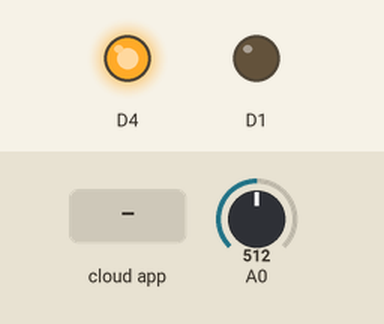
The sketch below on a simulated ESP8266 (NodeMCU). Shown: output pins drawn as LEDs (lit = HIGH, except the on-board LED, lit = LOW). The inputs (shaded band) are chosen by the test bench; at power-on: A0 = 512. WiFi joins after 1.5 s; servers stay silent unless stated; the Firebase database answers and starts empty; what the sketch prints to the serial monitor is not drawn.

Above: at 2.7 s.
2.8 s: the phone or cloud app sets bubbler to 1
At 4.1 s:
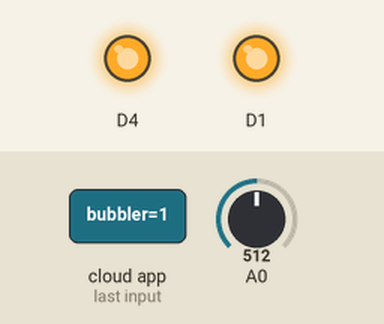
5.1 s: the phone or cloud app sets bubbler to 0
At 7.7 s:
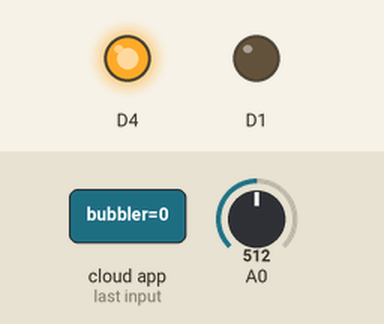
Timing chart, 0 to 9.2 s (numbered marks = the images above; inputs shaded):
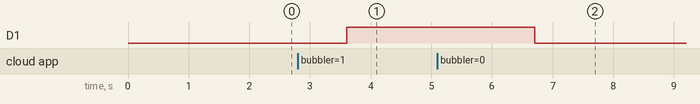

Measured:
- after the input at 2.8 s, D1: LOW → HIGH after 0.80 s
- after the input at 5.1 s, D1: HIGH → LOW after 1.6 s

The sketch:

Nodemcu_firebase_code.ino.ino
```cpp
#include <ESP8266WiFi.h>
#include <FirebaseArduino.h>
// Set these to run example.
#define FIREBASE_HOST "iotfirebaseproject-63fd6.firebaseio.com"
#define FIREBASE_AUTH "pF8ReKUvYUsxV0v8gBMMatwkJpfSgrI3hzPlPIIo"
#define WIFI_SSID "SLT_4GLTE"
#define WIFI_PASSWORD "71465260"
 bool motor_state = false;
 bool bubbler_state = false;
float grams ;
 int foodLevel=0;
void drop (){
    Serial.println("Droping");
    digitalWrite(BUILTIN_LED,HIGH);
    delay(2000);
    digitalWrite(BUILTIN_LED,LOW);
    delay(2000);
}
void motor_state_preocess(bool mot_state){
  if (mot_state==true){
                    grams =Firebase.getFloat("Nodemcu/grams");
                   int drop_time =grams/1.5;
                   int conform =0;
                 for (int u=0;u <drop_time;u++){
                        drop ();
                        conform++;
                 }
                 if (conform==drop_time){
                        Firebase.setBool("Nodemcu/state", false);
                        Firebase.setFloat("Nodemcu/grams", 0);
                        if (Firebase.failed()) {
                        Serial.print("setting /number failed:");
                        Serial.println(Firebase.error()); return; }
                        delay (100);
                 }
          }
  }

 void bubbler_control(bool bub_state){
        if (bub_state==true){
              Serial.println("Bubbler Working");
              digitalWrite(D1,HIGH);
          }else{
              digitalWrite(D1,LOW);
            }
  }
void  update_the_food_level(){
        Serial.println("Update the Food Level");
        foodLevel=map(analogRead(A0),0,1024,0,100);
        Firebase.setInt("food_level/current_level",foodLevel);
  }
void setup() {
        Serial.begin(9600);
        pinMode(BUILTIN_LED, OUTPUT);
        pinMode(A0, INPUT);
        pinMode(D1, OUTPUT);
        // connect to wifi.
        WiFi.begin(WIFI_SSID, WIFI_PASSWORD);
        Serial.print("connecting");
        while (WiFi.status() != WL_CONNECTED) {
              Serial.print(".");
               delay(500);
         }
         Serial.println();
         Serial.print("connected: ");
         Serial.println(WiFi.localIP());
         Firebase.begin(FIREBASE_HOST,FIREBASE_AUTH); }
void loop() {
        // set value //

        motor_state = Firebase.getBool("Nodemcu/state");
        bubbler_state =Firebase.getBool("bubbler");
        Serial.println(bubbler_state);
        // handle error
          if (Firebase.failed()) {
          Serial.print("setting /number failed:");
          Serial.println(Firebase.error()); return; }
          delay (100);
          update_the_food_level();
          motor_state_preocess(motor_state);
          bubbler_control(bubbler_state);
        delay(1000);
 }
```
